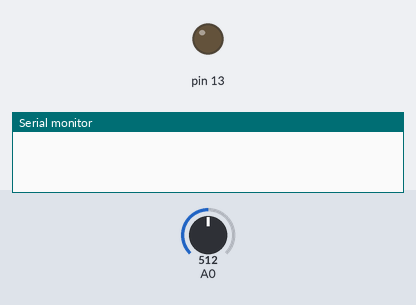
Recording of a sketch running on a simulated Arduino Uno, built with avr-gcc and run on an emulated ATmega328P. On the bench: output pins drawn as LEDs (lit = HIGH), the last lines printed to the serial monitor. Dashed ring = blinking. Inputs (shaded band) come from the test bench; at power-on: A0 = 512.

Above: at 1.1 s.
At 2.9 s:
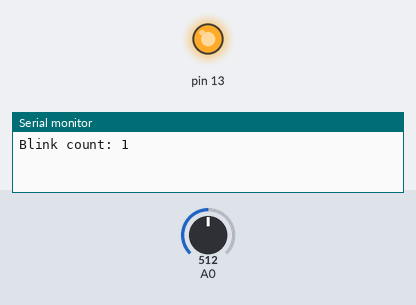
3.0 s: A0 set to 122
6.5 s: A0 set to 0
At 6.96 s:
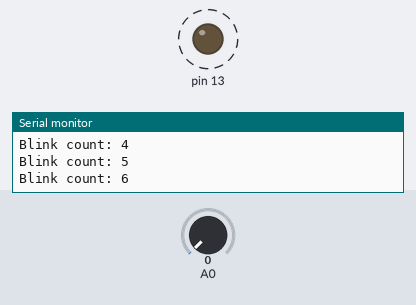
Timing chart, 0 to 16.0 s (numbered marks = the images above; inputs shaded):
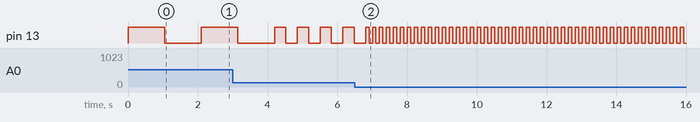

The sketch:

Versioned_LED_Controller.ino
```cpp
/******************************************************************************
 * Author: Kripa Maria
 * Date: July 2026
 * Description: Versioned LED blink controller parsing analog potentiometer data
 * to adjust hardware duty-cycle speeds. Includes threshold boundary safety logic.
 * Version: v1.4
 *****************************************************************************/
int blinkCount = 0;

void setup() {
  pinMode(13, OUTPUT);
  Serial.begin(9600);
}

void loop() {
  int sensorValue = analogRead(A0);

  // Bugfix Implementation: Enforce strict boundary threshold clamping
  // to ensure smooth transition scaling even at maximum potentiometer limits.
  if (sensorValue > 1020) {
    sensorValue = 1023;
  }

  int blinkDelay = map(sensorValue, 0, 1023, 100, 2000);

  digitalWrite(13, HIGH);
  delay(blinkDelay);
  digitalWrite(13, LOW);
  delay(blinkDelay);

  blinkCount++;
  Serial.print("Blink count: ");
  Serial.println(blinkCount);
}
```

Measured:
- after the input at 6.5 s, pin 13: alternates HIGH for 0.10 s and LOW for 0.10 s, starting after 0.41 s
- by itself, pin 13: repeats every 0.65 s: HIGH 0.33 s, LOW 0.33 s
